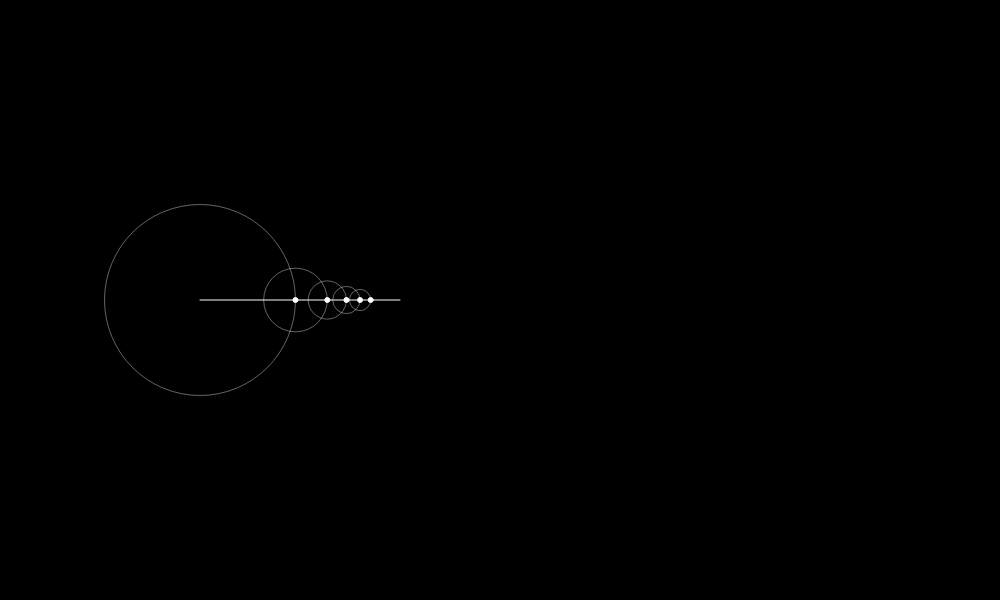
Frame 1 (no input)
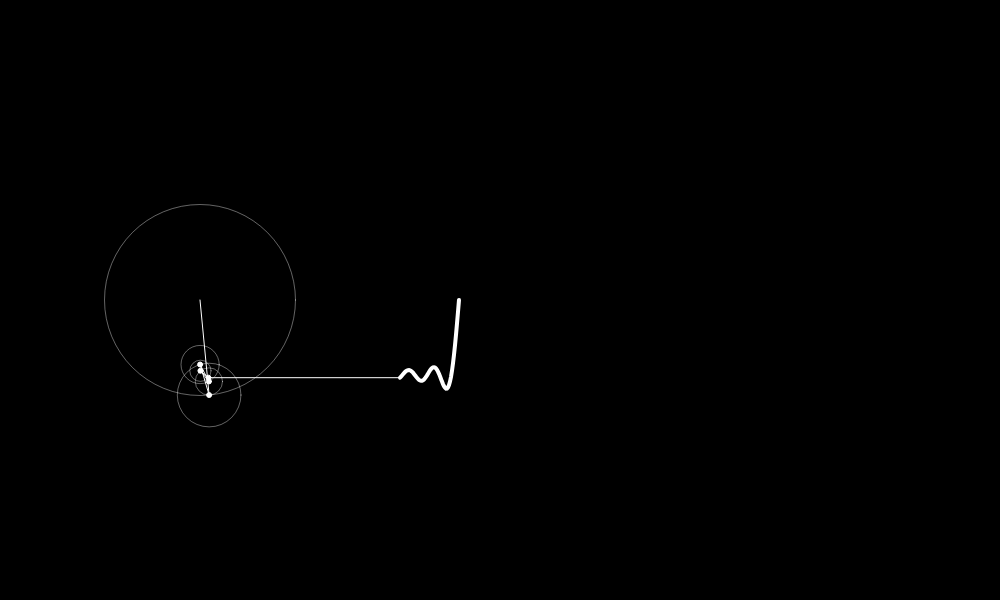
Frame 60 (no input)
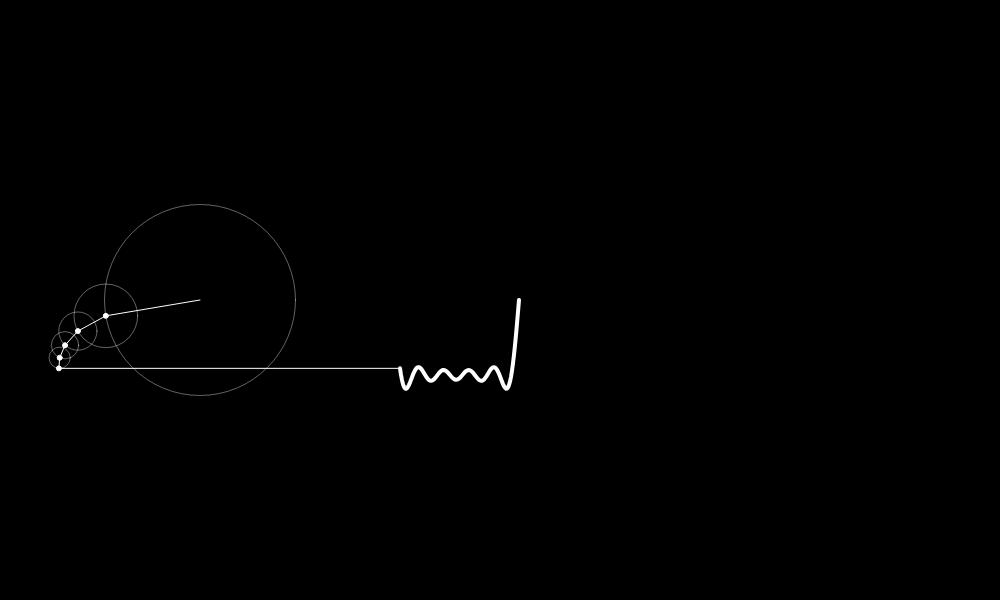
Frame 120 (the mouse pressed at the canvas centre since frame 60)

The p5.js sketch that drew these frames (run headless with seeded random() and noise() and a simulated clock; from frame 60 on, the mouse is pressed at the canvas centre):

// p5.js sketch
// ── sketch.js
// sketch file for p5js
// start of sketch 
let time = 0;
let wave = [];
let path = [];

let slider;

function setup() {
  createCanvas(1000, 600);
  slider = createSlider(1, 50, 5);
}

function draw() {
  background(0);
  translate(width / 2 - 300, height / 2);

  let x = 0;
  let y = 0;

  for (let i = 0; i < slider.value(); i++) {
    let prevx = x;
    let prevy = y;

    let n = i * 2 + 1;
    let radius = 75 * (4 / (n * PI));
    x += radius * cos(n * time);
    y += radius * sin(n * time);

    stroke(255, 100);
    noFill();
    strokeWeight(1);
    ellipse(prevx, prevy, radius * 2);

    fill(255);
    stroke(255);
    line(prevx, prevy, x, y);
    ellipse(x, y, 5);
  }
  wave.unshift(y);


  translate(200, 0);
  line(x - 200, y, 0, wave[0]);
  beginShape();
  noFill();
  strokeWeight(4);
  for (let i = 0; i < wave.length; i++) {
    vertex(i, wave[i]);
  }
  endShape();

  time += 0.025;


  if (wave.length > 600) {
    wave.pop();
  }
}

// end of sketch
